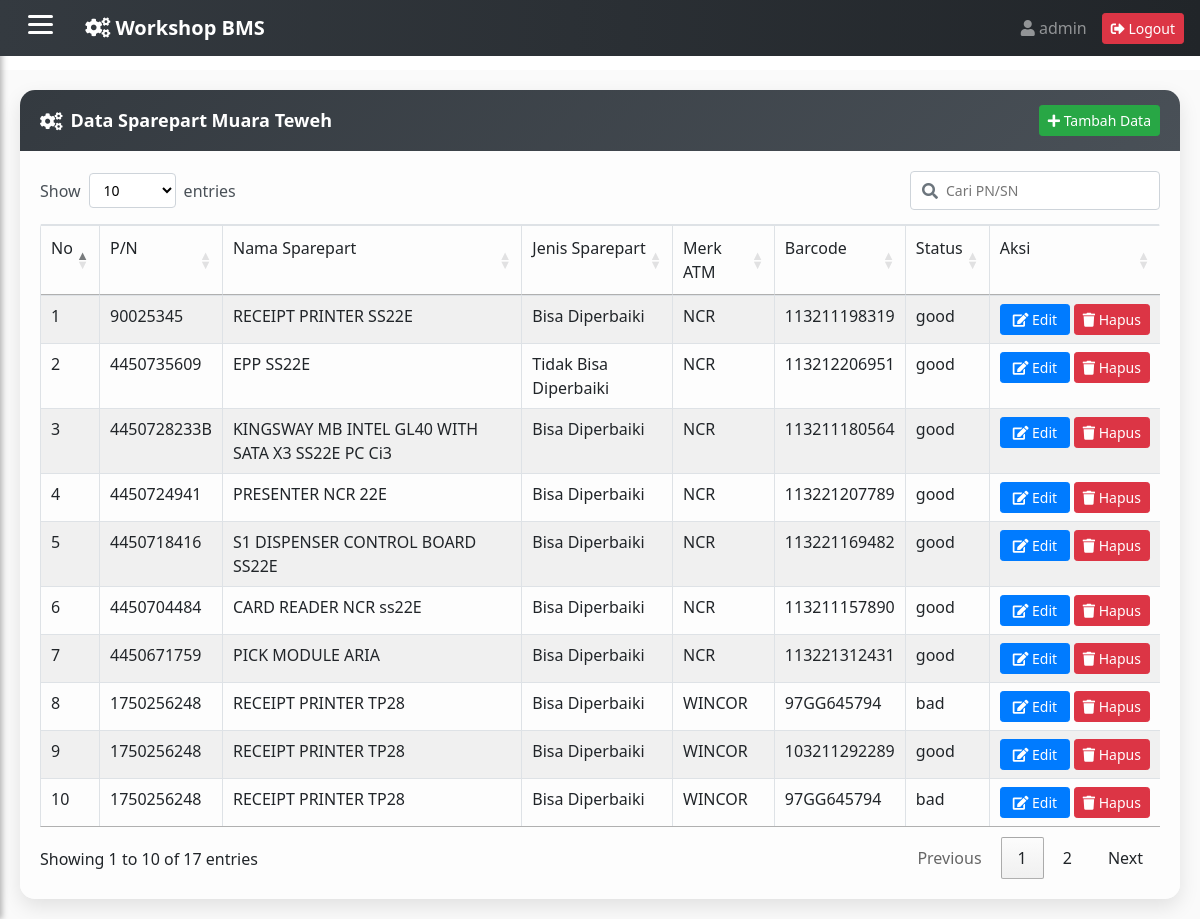
The app's page /admin/sp_mth.php (signed in) with its own data.
### tables this page shows
CREATE TABLE `sp_mth` (
  `part_number` varchar(50) NOT NULL,
  `nama_sparepart` varchar(100) NOT NULL,
  `jenis_sparepart` varchar(50) NOT NULL,
  `atm` varchar(50) NOT NULL,
  `barcode` varchar(50) NOT NULL,
  `status` varchar(50) NOT NULL
);

### function_all/function_spMTH.php (called while the page is built, shortened)
<?php
require_once('../Connections/koneksi.php');
$maxRows_Recordset1 = 1000;
$pageNum_Recordset1 = 0;
$startRow_Recordset1 = $pageNum_Recordset1 * $maxRows_Recordset1;
$query_Recordset1 = "SELECT * FROM sp_mth ORDER BY part_number DESC";
$query_limit_Recordset1 = sprintf("%s LIMIT %d, %d", $query_Recordset1, $startRow_Recordset1, $maxRows_Recordset1);
$Recordset1 = mysqli_query($koneksi, $query_limit_Recordset1);
$row_Recordset1 = mysqli_fetch_assoc($Recordset1);
if (isset($_GET['totalRows_Recordset1'])) {
  $totalRows_Recordset1 = $_GET['totalRows_Recordset1'];
} else {
  $all_Recordset1 = mysqli_query($koneksi, $query_Recordset1);
  $totalRows_Recordset1 = mysqli_num_rows($all_Recordset1);
}
?>

### admin/sp_mth.php (the view, shortened to what this page needs)
<?php include'../function_all/function_spMTH.php';?>
<!DOCTYPE html PUBLIC "-//W3C//DTD XHTML 1.0 Transitional//EN" "http://www.w3.org/TR/xhtml1/DTD/xhtml1-transitional.dtd">
<html xmlns="http://www.w3.org/1999/xhtml">
<head>
<link rel="stylesheet" href="https://cdn.datatables.net/1.13.6/css/jquery.dataTables.min.css">
</head>
<body>
<div class="card stylish-card animate-card">
    <div class="card-header stylish-header">
      <i class="fas fa-cogs mr-2"></i> Data Sparepart Muara Teweh
      <button class="btn btn-success btn-sm ml-auto" onclick="openForm()">
        <i class="fas fa-plus"></i> Tambah Data
      </button>
    </div>
    <div class="card-body stylish-body">
           <div class="toolbar-search-only"></div>
        <div class="toolbar-custom mb-3">
        </div>
        <div class="table-responsive-custom">
         	<table id="example" class="table table-striped table-bordered">
        	<thead>
              <tr>
                <td>No</td>
                <td>P/N</td>
                <td>Nama Sparepart</td>
                <td>Jenis Sparepart</td>
                <td>Merk ATM</td>
                <td>Barcode</td>
                <td>Status</td>
                <td>Aksi</td>
              </tr>
            </thead>
            <tbody>
              <?php if ($totalRows_Recordset1 > 0): ?>
                <?php $no = $startRow_Recordset1 + 1; ?>
              <?php do { ?>
                <tr>
                  <td><?php echo $no++; ?></td>
                  <td><?php echo htmlspecialchars($row_Recordset1['part_number']); ?></td>
                  <td><?php echo htmlspecialchars($row_Recordset1['nama_sparepart']); ?></td>
                  <td><?php echo htmlspecialchars($row_Recordset1['jenis_sparepart']); ?></td>
                  <td><?php echo htmlspecialchars($row_Recordset1['atm']); ?></td>
                  <td><?php echo htmlspecialchars($row_Recordset1['barcode']); ?></td>
                  <td><?php echo htmlspecialchars($row_Recordset1['status']); ?></td>
                  <td>
                    <div class="aksi-buttons">
                     <button
                        class="btn btn-primary btn-sm btn-animate"
                        onclick="openEditForm(
                          '<?php echo htmlspecialchars($row_Recordset1['part_number'], ENT_QUOTES); ?>',
                          '<?php echo htmlspecialchars($row_Recordset1['nama_sparepart'], ENT_QUOTES); ?>',
                          '<?php echo htmlspecialchars($row_Recordset1['jenis_sparepart'], ENT_QUOTES); ?>',
                          '<?php echo htmlspecialchars($row_Recordset1['atm'], ENT_QUOTES); ?>',
                          '<?php echo htmlspecialchars($row_Recordset1['barcode'], ENT_QUOTES); ?>',
                          '<?php echo htmlspecialchars($row_Recordset1['status'], ENT_QUOTES); ?>'
                        )">
                        <i class="fas fa-edit"></i> Edit
                    </button>
                          <a href="../crud_all/hapus_spMTH.php?barcode=<?php echo urlencode($row_Recordset1['barcode']); ?>"
                                  class="btn btn-danger btn-sm btn-hapus"
                                  data-barcode="<?php echo htmlspecialchars($row_Recordset1['barcode'], ENT_QUOTES); ?>">
                                  <i class="fa fa-trash"></i> Hapus
                                </a>
                    </div>
                  </td>
                </tr>
                    <?php } while ($row_Recordset1 = mysqli_fetch_assoc($Recordset1)); ?>
              </tbody>
                <?php else: ?>
                  <tbody>
                  <tr>
                    </tr>
                <?php endif; ?>
			</table>
 	   </div>
	</div>
</div>
<?php
include '../template.php';
?>
</body>
</html>

### admin/sp_mth.php (style rules this page uses)
td:last-child { white-space: nowrap; }
.aksi-buttons { display: flex; gap: 4px; justify-content: center; align-items: center; flex-wrap: nowrap; }
.aksi-buttons .btn { min-width: 70px; }

### records on screen
sp_mth: part_number "90025345", nama_sparepart "RECEIPT PRINTER SS22E", jenis_sparepart "Bisa Diperbaiki", atm "NCR", barcode "113211198319", status "good"
sp_mth: part_number "4450735609", nama_sparepart "EPP SS22E", jenis_sparepart "Tidak Bisa Diperbaiki", atm "NCR", barcode "113212206951", status "good"
sp_mth: part_number "4450728233B", nama_sparepart "KINGSWAY MB INTEL GL40 WITH SATA X3 SS22E PC Ci3", jenis_sparepart "Bisa Diperbaiki", atm "NCR", barcode "113211180564", status "good"
sp_mth: part_number "4450724941", nama_sparepart "PRESENTER NCR 22E", jenis_sparepart "Bisa Diperbaiki", atm "NCR", barcode "113221207789", status "good"
sp_mth: part_number "4450718416", nama_sparepart "S1 DISPENSER CONTROL BOARD SS22E", jenis_sparepart "Bisa Diperbaiki", atm "NCR", barcode "113221169482", status "good"
sp_mth: part_number "4450704484", nama_sparepart "CARD READER NCR ss22E", jenis_sparepart "Bisa Diperbaiki", atm "NCR", barcode "113211157890", status "good"
sp_mth: part_number "4450671759", nama_sparepart "PICK MODULE ARIA", jenis_sparepart "Bisa Diperbaiki", atm "NCR", barcode "113221312431", status "good"
sp_mth: part_number "1750256248", nama_sparepart "RECEIPT PRINTER TP28", jenis_sparepart "Bisa Diperbaiki", atm "WINCOR", barcode "97GG645794", status "bad"
sp_mth: part_number "1750256248", nama_sparepart "RECEIPT PRINTER TP28", jenis_sparepart "Bisa Diperbaiki", atm "WINCOR", barcode "103211292289", status "good"
sp_mth: part_number "1750256248", nama_sparepart "RECEIPT PRINTER TP28", jenis_sparepart "Bisa Diperbaiki", atm "WINCOR", barcode "97GG645794", status "bad"

### other values on screen
$username "admin"
